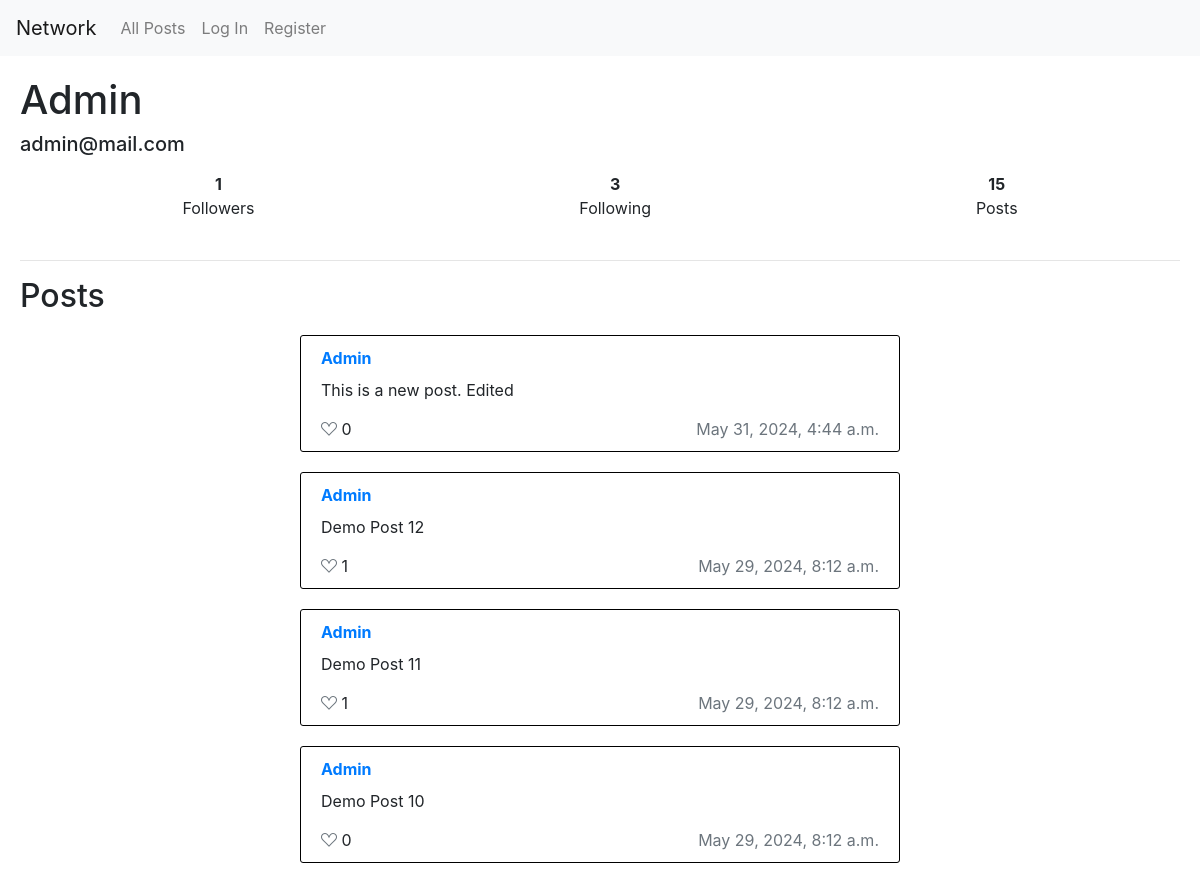
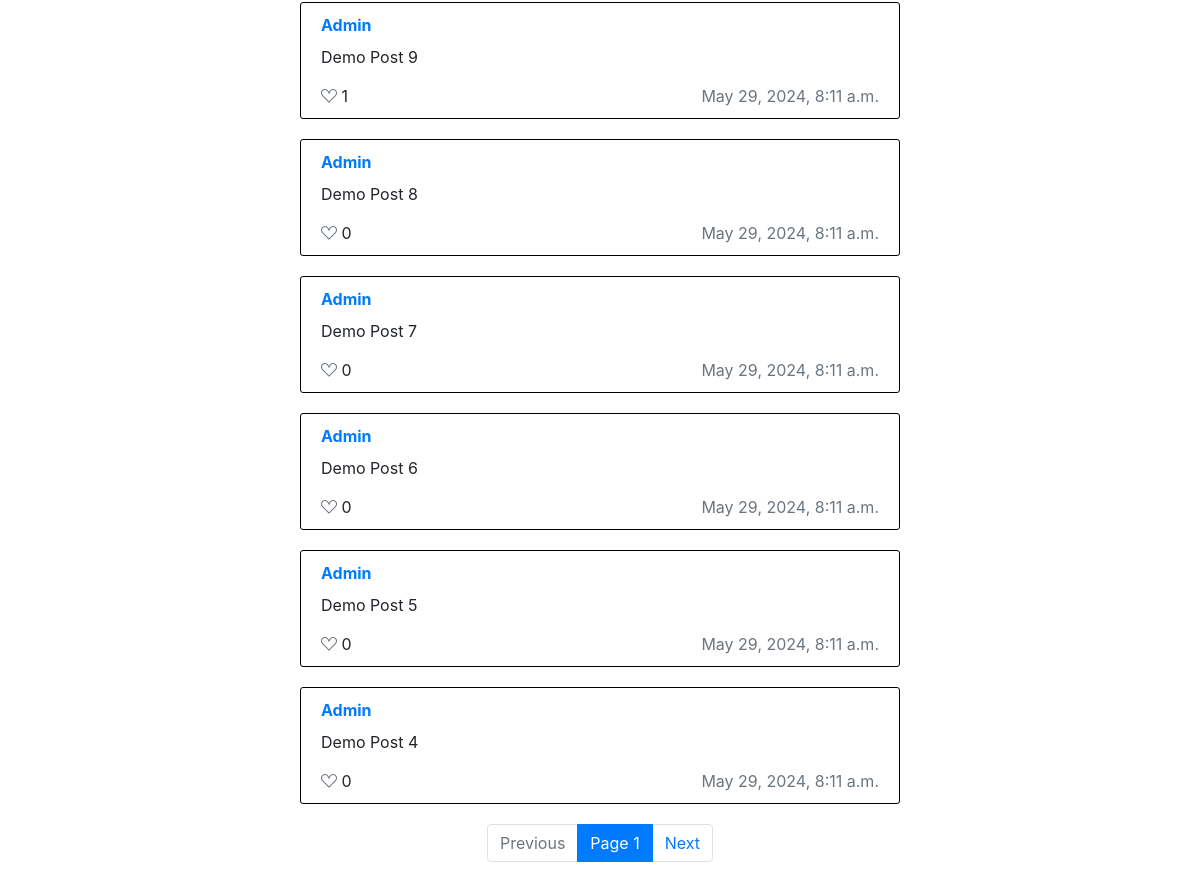
/profile/admin, run on the app's committed database (2 pictures, top to bottom).
### network/models.py (models this page shows, shortened)
class User(AbstractUser):
    following = models.ManyToManyField("self", related_name="followers", symmetrical=False, blank=True)
    pass

class Post(models.Model):
    poster = models.ForeignKey(User, on_delete=models.CASCADE, related_name="posts")
    content = models.TextField()
    date_created = models.DateTimeField(auto_now_add=True)
    liked_users = models.ManyToManyField(User, related_name="liked_posts", blank=True)

### network/views.py (the view)
# urls.py: path("profile/<str:username>", views.user_profile, name="user_profile"),
def user_profile(request, username):
    try:
        profile_user = User.objects.get(username=username)
    except User.DoesNotExist:
        return HttpResponse("User with this Username Doesn't Exist")
    all_posts = profile_user.posts.order_by("-date_created")
    posts = Paginator(all_posts, per_page=10)
    page = request.GET.get("page") or 1
    follows = (request.user.is_authenticated and request.user.following.filter(username=username) )
    return render(request, "network/user_profile.html", {
        "profile_user":profile_user,
        "posts": posts.get_page(page),
        "follows": follows,
    })

### network/templates/network/user_profile.html (shortened to what this page needs)
{% extends "network/layout.html" %}
{% load static %}
{% block body %}
    <h1 class="text-capitalize"> {{profile_user.username}} </h1>
    <h5 class="pb-2">{{profile_user.email}}</h5>
    <div class="d-flex flex-row justify-content-around pb-4">
        <div class="text-center"> <strong>{{profile_user.followers.count}}</strong> <br> Followers </div>
        <div class="text-center"> <strong>{{profile_user.following.count}}</strong> <br> Following  </div>
        <div class="text-center"> <strong>{{profile_user.posts.count}}</strong> <br> Posts  </div>
    </div>
    <hr>
    <h2> Posts </h2>
    {% for post in posts %}
            <div class="post" data-post_id={{post.id}}>
                <div class="content-above-div" >
                    <a class="font-weight-bolder text-capitalize" href="{% url 'user_profile' post.poster.username %}"> {{ post.poster }} </a>
                </div>
                <div class="content"> {{ post.content }} </div>
                <div class="content-below-div">
                    <div class="likes">
                        {% if user.is_authenticated %}
                            {% if request.user in post.liked_users.all %}
                                <i class="bi bi-suit-heart-fill" data-like_url="{% url 'like_post' post.id %}"></i>
                            {% else %}
                                <i class="bi bi-suit-heart" data-like_url="{% url 'like_post' post.id %}"></i>
                            {% endif %}
                        {% else %}
                            <i class="bi bi-suit-heart text-muted"></i>
                        {% endif %}
                            <span class="likes-count"> {{ post.liked_users.count }} </span>
                    </div>
                    <div class="text-muted"> {{post.date_created}}</div>
                </div>
            </div>
    {% endfor %}
    <nav aria-label="Page navigation example">
        <ul class="pagination justify-content-center">
            {% if posts.has_previous %}
                <li class="page-item"><a class="page-link" href="?page={{posts.previous_page_number}}">Previous</a></li>
            {% else %}
                <li class="page-item disabled"><a class="page-link">Previous</a></li>
            {% endif %}
            <li class="page-item active"><a class="page-link"> Page {{ posts.number }} </a></li>
            {% if posts.has_next %}
                <li class="page-item"><a class="page-link" href="?page={{posts.next_page_number}}">Next</a></li>
            {% else %}
                <li class="page-item disabled"><a class="page-link">Next</a></li>
            {% endif %}
        </ul>
    </nav>
{% endblock %}

### network/static/network/styles.css (style rules this page uses)
.post { margin: 20px auto; padding: 10px 20px; border: 1px solid black; border-radius: 3px; max-width: 600px; }
.content-above-div { padding-bottom: 8px; display: flex; flex-direction: row; justify-content: space-between; }
.content-below-div { padding-top: 15px; display: flex; flex-direction: row; justify-content: space-between; }
i { color: red; }

### data on the page
User: username "Admin", email "admin@mail.com", followers.count "1", following.count "3", posts.count "15"
Post: poster "Admin", content "This is a new post. Edited", liked_users.count "0", date_created "May 31, 2024, 4:44 a.m."
Post: poster "Admin", content "Demo Post 12", liked_users.count "1", date_created "May 29, 2024, 8:12 a.m."
Post: poster "Admin", content "Demo Post 11", liked_users.count "1", date_created "May 29, 2024, 8:12 a.m."
Post: poster "Admin", content "Demo Post 10", liked_users.count "0", date_created "May 29, 2024, 8:12 a.m."
Post: poster "Admin", content "Demo Post 9", liked_users.count "1", date_created "May 29, 2024, 8:11 a.m."
Post: poster "Admin", content "Demo Post 8", liked_users.count "0", date_created "May 29, 2024, 8:11 a.m."
Post: poster "Admin", content "Demo Post 7", liked_users.count "0", date_created "May 29, 2024, 8:11 a.m."
Post: poster "Admin", content "Demo Post 6", liked_users.count "0", date_created "May 29, 2024, 8:11 a.m."
Post: poster "Admin", content "Demo Post 5", liked_users.count "0", date_created "May 29, 2024, 8:11 a.m."
Post: poster "Admin", content "Demo Post 4", liked_users.count "0", date_created "May 29, 2024, 8:11 a.m."

### other printed values
{{ posts.number }} "1"
